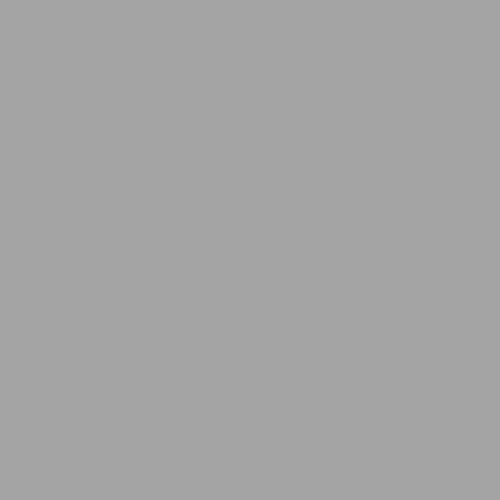
Frame 1 (no input)
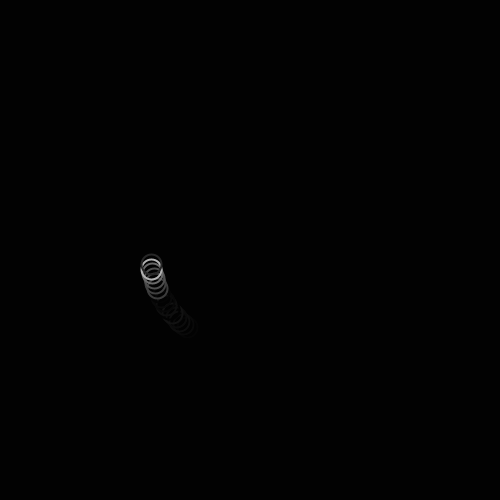
Frame 60 (the mouse pressed at the canvas centre just before this capture)
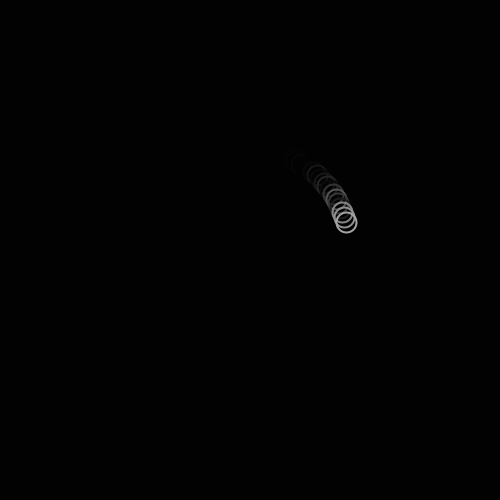
Frame 120 (the mouse held since frame 60 and released just before this capture)

The Processing sketch that drew these frames (run headless with seeded random() and noise(); from frame 60 on, the mouse is pressed at the canvas centre):

// Processing sketch: processing_122317
// ── processing_122317.pde

float angle = 0.0;
float speed = 0.05;
float radius = 100.0;
float x;
float y; 

void setup(){
  size(500, 500);
  smooth();
  frameRate(20);
  noStroke();
}

void draw() {
  fill(0,50);
  noStroke();
  rect(0, 0, width, height);
  babey(0, 0);
  //babey(300, 0);
  //babey(300, 300);
  //babey(0, 300);
}

void babey(int i, int k) {
  angle += speed;
  float x = 250 + (cos(angle) * radius); 
  float y = 250 + (sin(angle) * radius);
  noFill();
  strokeWeight(2);
  stroke(random(255));
  ellipse(x + i, y + k, 20, 20);
}
